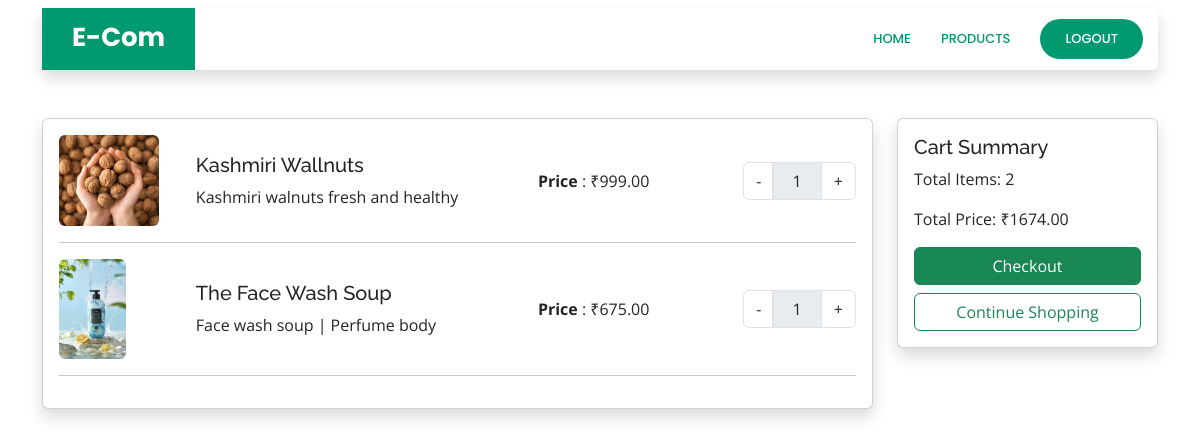
/order_list/ (signed in), run on the app's committed database.
### core/models.py (models this page shows, shortened)
class OrderItem(models.Model):
    user = models.ForeignKey(User, on_delete=models.CASCADE)
    ordered = models.BooleanField(default=False)
    product = models.ForeignKey(Product, on_delete=models.CASCADE)
    quantity = models.IntegerField(default=1)
    def get_total_item_price(self):
        return self.quantity * self.product.price
    def get_final_price(self):
        return self.get_total_item_price()

class Product(models.Model):
    name = models.CharField(max_length=100)
    category = models.ForeignKey(Category, on_delete=models.CASCADE)
    desc = models.TextField()
    product_available_count = models.IntegerField(default=0)
    price = models.FloatField(default=0.00)
    img = models.ImageField(upload_to='images/')

class Order(models.Model):
    user = models.ForeignKey(User, on_delete=models.CASCADE)
    items = models.ManyToManyField(OrderItem)
    start_date = models.DateTimeField(auto_now_add=True)
    ordered_date= models.DateTimeField()
    ordered = models.BooleanField(default=False)
    order_id = models.CharField(max_length=100, unique=True, default=None, blank=True, null=True)
    datetime_ofpayment = models.DateTimeField(auto_now_add=True)
    order_delivered =models.BooleanField(default=False)
    order_received = models.BooleanField(default=False)
    razorpay_order_id = models.CharField(max_length=500, null=True, blank=True)
    razorpay_payment_id = models.CharField(max_length=500, null=True, blank=True)
    razorpay_signature = models.CharField(max_length=500, null=True, blank=True)
    def get_total_price(self):
        total = 0
        for order_item in self.items.all():
            total += order_item.get_final_price()
        return total
    def total_count(self):
        order = Order.objects.get(pk = self.pk)
        return order.items.count()

### core/views.py (the view)
# urls.py: path('order_list/', views.order_list, name='order_list'),
def order_list(request):
    if Order.objects.filter(user=request.user, ordered=False).exists():
        order = Order.objects.get(user = request.user, ordered=False)
        return render(request, 'core/order_list.html', {'order' : order})
    return render(request, 'core/order_list.html',{'message': "OPPSS!!! Your cart is empty. "})

### templates/core/order_list.html (shortened to what this page needs)
{% load static %}
<!DOCTYPE html>
<html lang="en">
  {% load cart_template_tag %}
<head>
  <link rel="stylesheet" href="https://cdnjs.cloudflare.com/ajax/libs/font-awesome/5.15.3/css/all.min.css">
  <link rel="stylesheet" href="https://stackpath.bootstrapcdn.com/bootstrap/4.5.2/css/bootstrap.min.css">
  <link rel="stylesheet" href="{% static 'vendor/bootstrap/css/bootstrap.min.css' %}" >
  <link rel="stylesheet" href="{% static 'vendor/bootstrap-icons/bootstrap-icons.css' %}" >
  <link rel="stylesheet" href="{% static 'vendor/boxicons/css/boxicons.min.css' %}" >
  <link rel="stylesheet" href="{% static 'vendor/aos/aos.css' %}" >
  <link rel="stylesheet" href="{% static 'vendor/glightbox/css/glightbox.min.css' %}" >
  <link rel="stylesheet" href="{% static 'vendor/remixicon/remixicon.css' %}" >
  <link rel="stylesheet" href="{% static 'vendor/swiper/swiper-bundle.min.css' %}" >
  <link rel="stylesheet" href="{% static 'css/styles.css' %}" >
</head>
<body>
      <header id="header" class="d-flex align-items-center mt-2">
    <div class="container  ">
      <div class="header-container shadow rounded d-flex align-items-center justify-content-between">
        <div class="logo">
          <h1 class="text-light"><a href='{% url "index" %}'><span>E-Com</span></a></h1>
        </div>
        <nav id="navbar" class="navbar">
          <ul>
            {% if user.is_authenticated %}
            <li><a class="nav-link scrollto active" href='{% url "index" %}'>Home</a></li>
            <li><a class="nav-link scrollto active" href='{% url "index" %}'>Products</a></li>
            <li><a class="getstarted " href='{% url "user_logout" %}'>Logout</a></li>
            {% else %}
            <li><a class="getstarted scrollto" href='{% url "user_login" %}'>Login</a></li>
            <li><a class="getstarted scrollto" href='{% url "user_register" %}'>Register</a></li>
            {% endif %}
          </ul>
        </nav>
      </div>
    </div>
  </header>
    <div class="container mt-5">
        <div class="row">
            <div class="col-lg-9">
                <div class="card mb-3 shadow">
                    <div class="card-body">
                        {% if order %}
                            {% for item in order.items.all %}
                                <div class="row align-items-center mb-3">
                                    <div class="col-md-2 col-sm-3">
                                        <img src="{{ item.product.img.url }}" class="img-fluid product-img rounded" alt="Product Image" />
                                    </div>
                                    <div class="col-md-5 col-sm-5">
                                        <h5 class="card-title">{{ item.product.name }}</h5>
                                        <p class="card-text">{{ item.product.desc }}</p>
                                    </div>
                                    <div class="col-md-3 col-sm-2">
                                        <p class="card-text"><strong>Price</strong> : ₹{{ item.product.price|floatformat:2 }}</p>
                                    </div>
                                    <div class="col-md-2 col-sm-2">
                                        <div class="input-group">
                                            <div class="input-group-prepend">
                                                <button class="btn btn-outlined-secondary border" type="button" onclick="subtractItem({{ item.product.pk }})">-</button>
                                            </div>
                                            <input type="text" class="form-control text-center " value="{{ item.quantity }}" readonly />
                                            <div class="input-group-append">
                                                <button class="btn btn-outlined-success border" type="button" onclick="addItem({{ item.product.pk }})">+</button>
                                            </div>
                                        </div>
                                    </div>
                                </div>
                                <hr />
                            {% endfor %}
                        {% else %}
                            <p>{{ message }}</p>
                        {% endif %}
                    </div>
                </div>
            </div>
            <div class="col-lg-3">
                <div class="card shadow">
                    <div class="card-body">
                        <h5 class="card-title">Cart Summary</h5>
                        {% if order %}
                            <p>Total Items: {{ order.total_count }}</p>
                            <p>Total Price: ₹{{ order.get_total_price|floatformat:2 }}</p>
                            <a href='{% url "checkout_page" %}' class="btn btn-success btn-block">Checkout</a>
                            <a href='{% url "index" %}' class="btn btn-outline-success btn-block">Continue Shopping</a>
                        {% else %}
                            <p>{{ message }}</p>
                        {% endif %}
                    </div>
                </div>
            </div>
        </div>
    </div>
  </body>
</html>

### static/css/styles.css (style rules this page uses)
body { font-family: "Open Sans", sans-serif; color: #444444; }
a { color: #009970; text-decoration: none; }
h1, h2, h3, h4, h5, h6 { font-family: "Raleway", sans-serif; }
#header { transition: all 0.5s; z-index: 997; transition: all 0.5s; top: 20px; }
#header .header-container { background: #fff; }
#header .logo { overflow: hidden; padding: 16px 30px 12px 30px; background: #009970; }
#header .logo h1 { font-size: 26px; padding: 0; line-height: 1; font-weight: 700; font-family: "Poppins", sans-serif; }
#header .logo h1 a, #header .logo h1 a:hover { color: #fff; text-decoration: none; }
.navbar { padding: 0; }
.navbar ul { margin: 0; padding: 0; display: flex; list-style: none; align-items: center; }
.navbar li { position: relative; }
.navbar a, .navbar a:focus { display: flex; align-items: center; justify-content: space-between; padding: 10px 0 10px 30px; color: #36343a; transition: 0.3s; font-size: 13px; font-weight: 500; text-transform: uppercase; font-family: "Poppins", sans-serif; white-space: nowrap; transition: 0.3s; }
.navbar a:hover, .navbar .active, .navbar .active:focus, .navbar li:hover>a { color: #009970; }
.navbar .getstarted, .navbar .getstarted:focus { background: #009970; padding: 10px 25px; margin-left: 30px; margin-right: 15px; border-radius: 50px; color: #fff; }

### templates/core/order_list.html (style rules this page uses)
.product-img { max-width: 100px; max-height: 100px; object-fit: cover; }

### data on the page
OrderItem: product.img (picture), product.name "Kashmiri Wallnuts", product.desc "Kashmiri walnuts fresh and healthy", product.price "999.00", quantity "1"
OrderItem: product.img (picture), product.name "The Face Wash Soup", product.desc "Face wash soup | Perfume body", product.price "675.00", quantity "1"
Order: total_count "2", get_total_price "1674.00"
